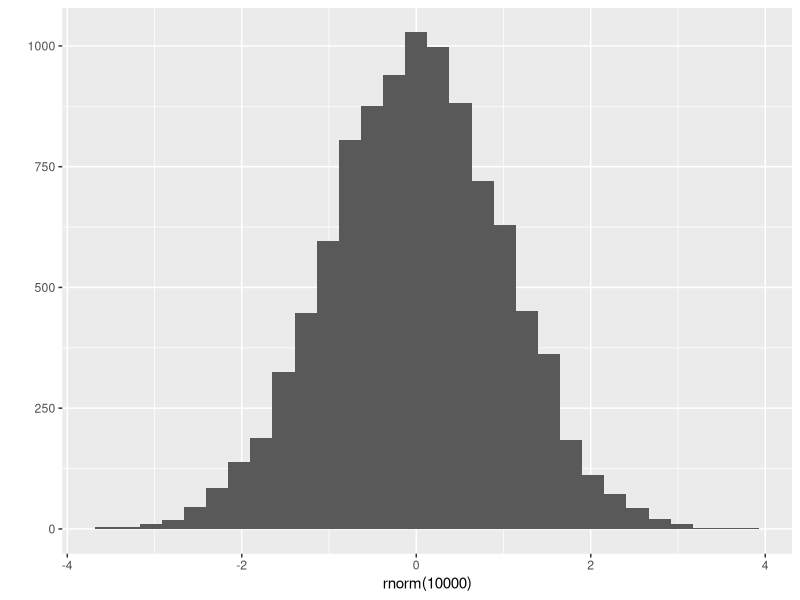
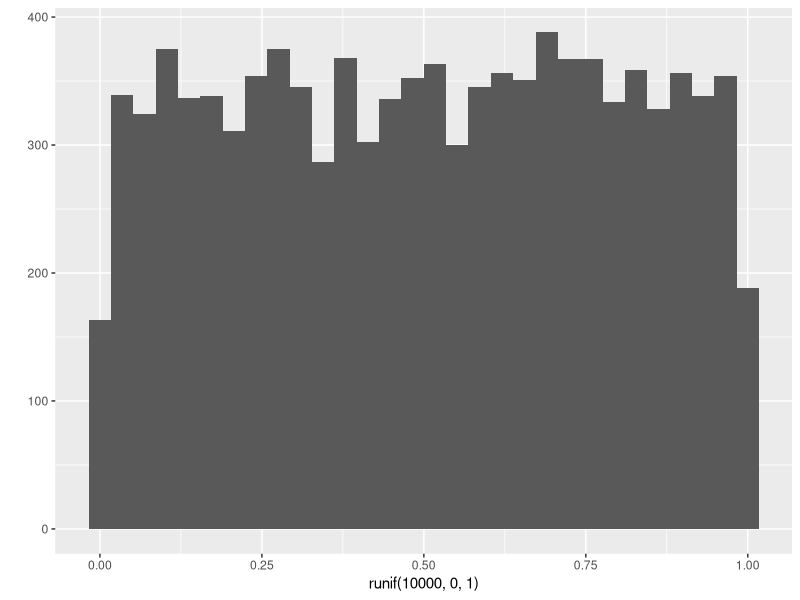
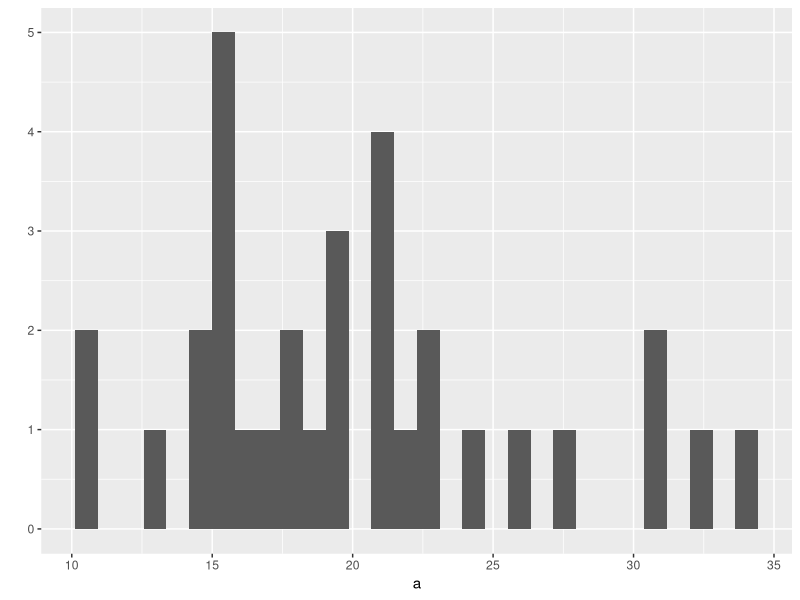
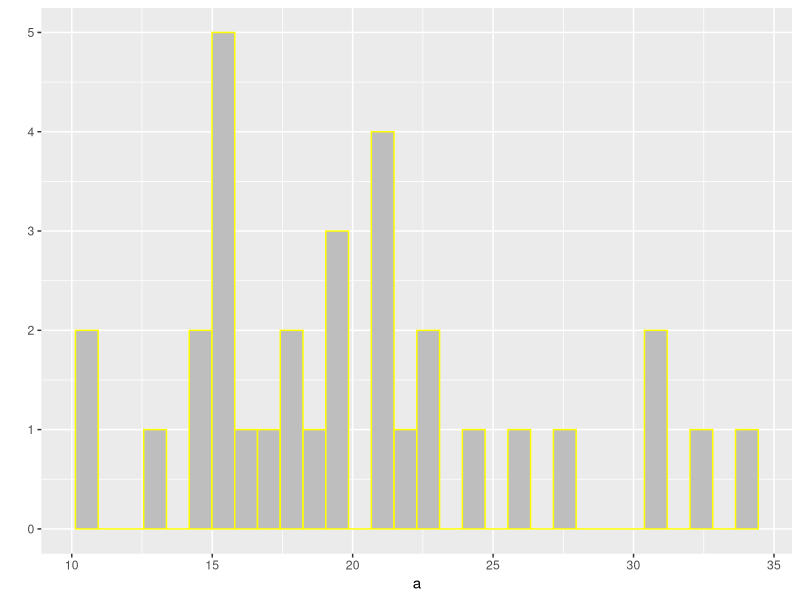

Source code (R) for these figures, in order:
## ---- chunk 1
knitr::opts_chunk$set(echo = TRUE)
## ---- chunk 2
suppressMessages(library(tidyverse))
## ---- chunk 3
# store a number to a variable named `a`
a <- 0.2
## ---- chunk 4
# print a
a
## ---- chunk 5
# store a vector to a variable named `b`
b <- c(1,4,9)
## ---- chunk 6
# print b
b
## ---- chunk 7
z <- 5
i <- (z * 2 + 45)/2
i
## ---- chunk 8
# call (execute or run) the mean() function
mean(c(1,2,3,4))    
## ---- chunk 9
# mean() will not work with NA
mean(c(1,2,NA,4))     
## ---- chunk 10
# When na.rm = TRUE, NA will be removed before computation
mean(c(1,2,NA,4), na.rm = TRUE)    
## ---- chunk 11
# Define se() function that calculate the standard error
se <- function(x) {
  v <- var(x)
  n <- length(x)
  return(sqrt(v/n))
}
## ---- chunk 12
mySample <- rnorm(n=100, mean=20, sd=4)
mySample # sd는 표준편차
se(mySample)
## ---- chunk 13
x1 <- rnorm(100, mean=0, sd=1)  # generate 100 random numbers from Normal(0,1)
x2 <- rnorm(100, mean=3, sd=2)  # generate 100 random numbers from Normal(3,2)
## ---- chunk 14
typeof(c(1,2,3))
length(c(1,2,3))
attributes(c(1,2,3))
## ---- chunk 15
a <- c(x=1,y=2,z=3)   # when creating
names(a)
## ---- chunk 16
names(a) <- c("l", "m", "n")   # by modifying existing names
a
## ---- chunk 17
attributes(a)    # names are attributes
## ---- chunk 18
attributes(mtcars)
## ---- chunk 19
v <- c(4, 7, 23.5, 76.2, 80, "rrt", 90)
v
## ---- chunk 20
typeof(v)
## ---- chunk 21
sum(c(TRUE, FALSE, TRUE))
## ---- chunk 22
a <- c(1,2,3)
a
## ---- chunk 23
b <- as.character(a)
b
## ---- chunk 24
u <- c(4, 6, NA, 2)
u
## ---- chunk 25
k <- c(TRUE, FALSE, FALSE, NA, TRUE)
k
## ---- chunk 26
# c() also combine vectors
a <- c(1,2,3)
b <- c(4,5,6)
c <- c(a, b)
c
## ---- chunk 27
# k:n generates a vector whose elements are the sequence of numbers from k to n
1:10
## ---- chunk 28
# seq() generates regular sequence
# seq(from, to)
seq(1, 10)
## ---- chunk 29
# seq(from, to, by)
seq(1, 10, 2)
## ---- chunk 30
# rep(x, times) replicates the values in x multiple times
# x can be a number or vector
# replicates 1 5 times
rep(1, 5)
## ---- chunk 31
# replicates c(1, 2) 5 times
rep(c(1,2), 5)
## ---- chunk 32
# each element of c(1,2) is repeated 5 times
rep(c(1,2), each = 5)
## ---- chunk 33
# rnorm(n, mean = 0, sd = 1) generates a vector of n random samples 
# from a normal distribution with specific mean and sd. 
rnorm(100)
## ---- chunk 34
qplot(rnorm(10000))
## ---- chunk 35
# runif(n, min, max) generates a vector of n random samples 
# from a uniform distribution whose limits are min and max. 
runif(100, 0, 1)
## ---- chunk 36
qplot(runif(10000, 0, 1))
## ---- chunk 37
x <- c(2,3,4,5,6,7)
x[c(3,1)]
## ---- chunk 38
x[-c(3,1)]
## ---- chunk 39
x[c(TRUE, TRUE, FALSE, FALSE, TRUE, TRUE)]
## ---- chunk 40
x > 3
## ---- chunk 41
# This is called a logical indexing, which is a very powerful tool.
# > : greater than (Logical Operators)
x[x > 3]   
## ---- chunk 42
x[x > 3 & x < 5]
## ---- chunk 43
# %in% operator 
# v1 %in% v2 returns a logical vector indicating 
# whether the elements of v1 are included in v2. 
c(1,2,3) %in% c(2,3,4,5,6)
## ---- chunk 44
a <- c(1,2,3,4,5)
a
## ---- chunk 45
a[c(1,5)] <- 100
a
## ---- chunk 46
a <- c(1,2,3,NA,5,6,NA)
a
## ---- chunk 47
# is.na indicates which elements are missing
is.na(a)  # returns TRUE when missing
## ---- chunk 48
# Type conversion: TRUE and FALSE will be converted into 1 and 0, respectively. 
# This expression answers the question: How many NSs are in a?
sum(is.na(a))
## ---- chunk 49
# !x = not x (negation)
!is.na(a)  # returns TRUE when not missing
## ---- chunk 50
# This expression answers the question: How many non-NSs are in a?
sum(!is.na(a))
## ---- chunk 51
# logical indexing
a[is.na(a)] <- 999
a
## ---- chunk 52
# create a vector with names
a <- c(x = 1, y = 2, z = 3)
a
## ---- chunk 53
# named vector can be indexed using their names
a[c("x", "z")]
## ---- chunk 54
# R uses a "recycling rule" by repeating the shorter vector
# In this example, R recycled c(TRUE, FALSE) to produce c(TRUE, FALSE, TRUE, FALSE)
i <- c(TRUE, FALSE)
a <- c(1,2,3,4)
a[i]
## ---- chunk 55
# R uses a "recycling rule" by repeating the shorter vector
v1 <- c(4,5,6,7)
v2 <- c(10,10)
v1+v2
## ---- chunk 56
# sort(x, decreasing = FALSE) 
# By default, sort() sorts ascending order.
sort(c(5,6,4))
## ---- chunk 57
# sorts into descending order
sort(c(5,6,4), decreasing = TRUE)
## ---- chunk 58
# rev() provides a reversed version of its argument
rev(c(5,6,4))
## ---- chunk 59
# rank() returns the sample ranks of the elements in a vector
rank(c(5,6,4))
## ---- chunk 60
# order() returns a permutation which rearranges 
# its first argument into ascending or descending order. 
# What this means is order(c(5,6,4)) 
# 1) first sorts a vector in ascending order to produce c(4,5,6)
# 2) and returns the indices of the sorted element in the original vector. 
# e.g., we have 3 first b/c the index of 4 in the original vector is 3
# e.g., we have 1 first b/c the index of 5 in the original vector is 1
# e.g., we have 2 first b/c the index of 6 in the original vector is 2
order(c(5,6,4))
## ---- chunk 61
# We use order() to sort a vector or dataframe
a <- c(5,6,4)
a[order(a)]
## ---- chunk 62
# sort a dataframe
head(mtcars[order(mtcars$mpg), ])
## ---- chunk 63
v <- c(1,4,25)
sqrt(v)
## ---- chunk 64
v <- c(1,2,3)
v^2
## ---- chunk 65
# mean will be subtracted from every element of v1
v1 <- c(1,2,3,4)
v1 - mean(v1)
## ---- chunk 66
# table() creates a frequency table
a <- c(1, 1, 2, 2, 2, 3, 3, 3, 4, 4, 4, 4, 4)
table(a)
## ---- chunk 67
# unique() returns a vector of unique elements
unique(a)
## ---- chunk 68
a <- c(1,2,3,NA,5)
## ---- chunk 69
# na.rm = TRUE removes NAs before computation
mean(a, na.rm = TRUE)
## ---- chunk 70
5:0
## ---- chunk 71
seq(from=1, to=3, by=0.5)
## ---- chunk 72
rep(1:2, 3)
## ---- chunk 73
# gl() generates sequences involving factors
# gl(k,n), k = the number of levels, 
# n = the number of repetitions.
gl(7,3)
## ---- chunk 74
a <- mtcars$mpg
## ---- chunk 75
length(a)
## ---- chunk 76
# 평균구하기
sum(a)/length(a)
mean(a)
## ---- chunk 77
sd(a)^2
var(a)
sum((a-mean(a))^2)/(length(a)-1)
## ---- chunk 78
(a-mean(a))/sd(a)
scale(a)
## ---- chunk 79
max(a)-min(a)
# another solution
diff(range(a))
## ---- chunk 80
# your maximum value will be 1, and minimum value will be 0. 
(a-min(a))/(max(a)-min(a))
## ---- chunk 81
qplot(a)
## ---- chunk 82
# To set aesthetics, wrap in I()
qplot(a, color = I("yellow"), fill = I("gray"))
## ---- chunk 83
# creates a logical vector in which TRUE indicates the element that is larger than 20
a>20
## ---- chunk 84
# This is a logical indexing where the logical vector 
# within the subsetting operator (i.e., []) will create a vector with elements larger than 20. 
a[a>20]
## ---- chunk 85
length(a[a>20])
# same result
# this happens because of "vectorization" and "type conversion"
sum(a>20)
## ---- chunk 86
# levels are the set of allowed values
f1 <- factor(c(2,1,1,3,2,1,1))
f1
## ---- chunk 87
typeof(f1)
## ---- chunk 88
attributes(f1)
## ---- chunk 89
levels(f1)
## ---- chunk 90
# test for objects of type "character"
is.character(levels(f1))
## ---- chunk 91
levels(f1) <- c("one", "two", "three")
f1
## ---- chunk 92
f2 <- factor(c("Dec", "Apr", "Jan", "Mar"))
f2
## ---- chunk 93
sort(f2)
## ---- chunk 94
month_levels <- c(
  "Jan", "Feb", "Mar", "Apr", "May", "Jun", 
  "Jul", "Aug", "Sep", "Oct", "Nov", "Dec"
)
f3 <- factor(c("Dec", "Apr", "Jan", "Mar"), levels = month_levels)
f3
## ---- chunk 95
# In many cases, this is the result that we expect. 
sort(f3)
## ---- chunk 96
table(f3)
## ---- chunk 97
table(f2)
## ---- chunk 98
# the default level is in alphabetical order 
f4 <- factor(c("high", "low", "medium", "medium", "high"))
f4
## ---- chunk 99
sort(f4)
## ---- chunk 100
f5 <- factor(c("high", "low", "medium", "medium", "high"), levels = c("low", "medium", "high"))
f5
## ---- chunk 101
sort(f5)
## ---- chunk 102
f6 <- factor(c("high", "low", "medium", "medium", "high"), levels = c("low", "medium", "high"), ordered = TRUE)
f6
## ---- chunk 103
min(f6)
## ---- chunk 104
f6[1] > f6[2]
## ---- chunk 105
f7 <- ordered(c("high", "low", "medium", "medium", "high"), levels = c("low", "medium", "high"))
f7
## ---- chunk 106
x <- c("Agree", "Disagree", "Neutral", "Agree" ,"Agree", "Strongly disagree", "Neutral")
## ---- chunk 107
# you may want to this
factor(x, levels = c("Strongly disagree", "Disagree", "Neutral",  "Agree", "Strongly agree"))
## ---- chunk 108
x = c("male", "male", "female", "male", "female")
## ---- chunk 109
# What I've asked you is to change the default alphabetical order using levels options. 
factor(x, levels = c("male", "female"))
## ---- chunk 110
# I just wanted to introduce 'cut()` function
set.seed(7)
x <- rnorm(100)
cut(x, breaks = quantile(x))
